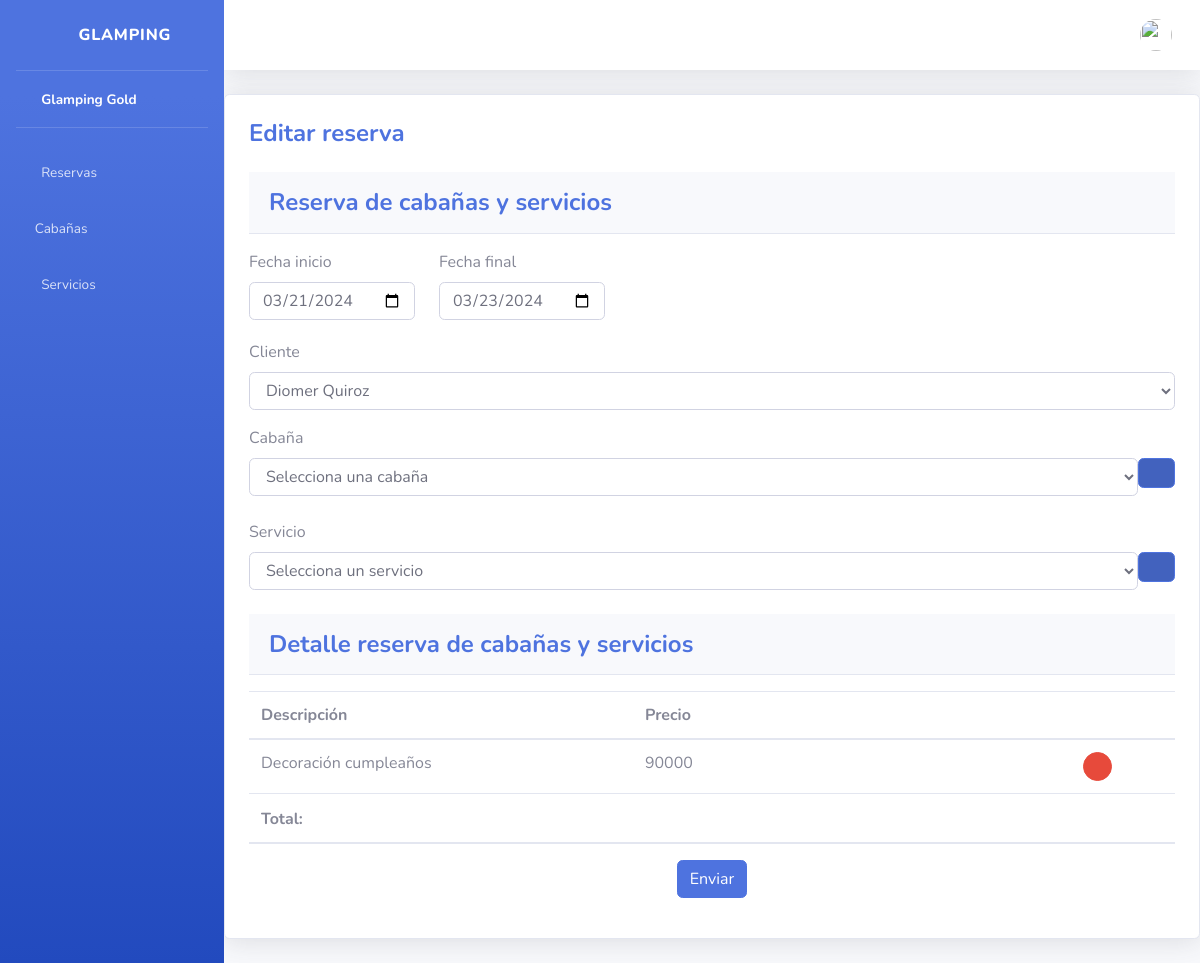
The page /reservas/edit/46/ on the database as committed earlier.
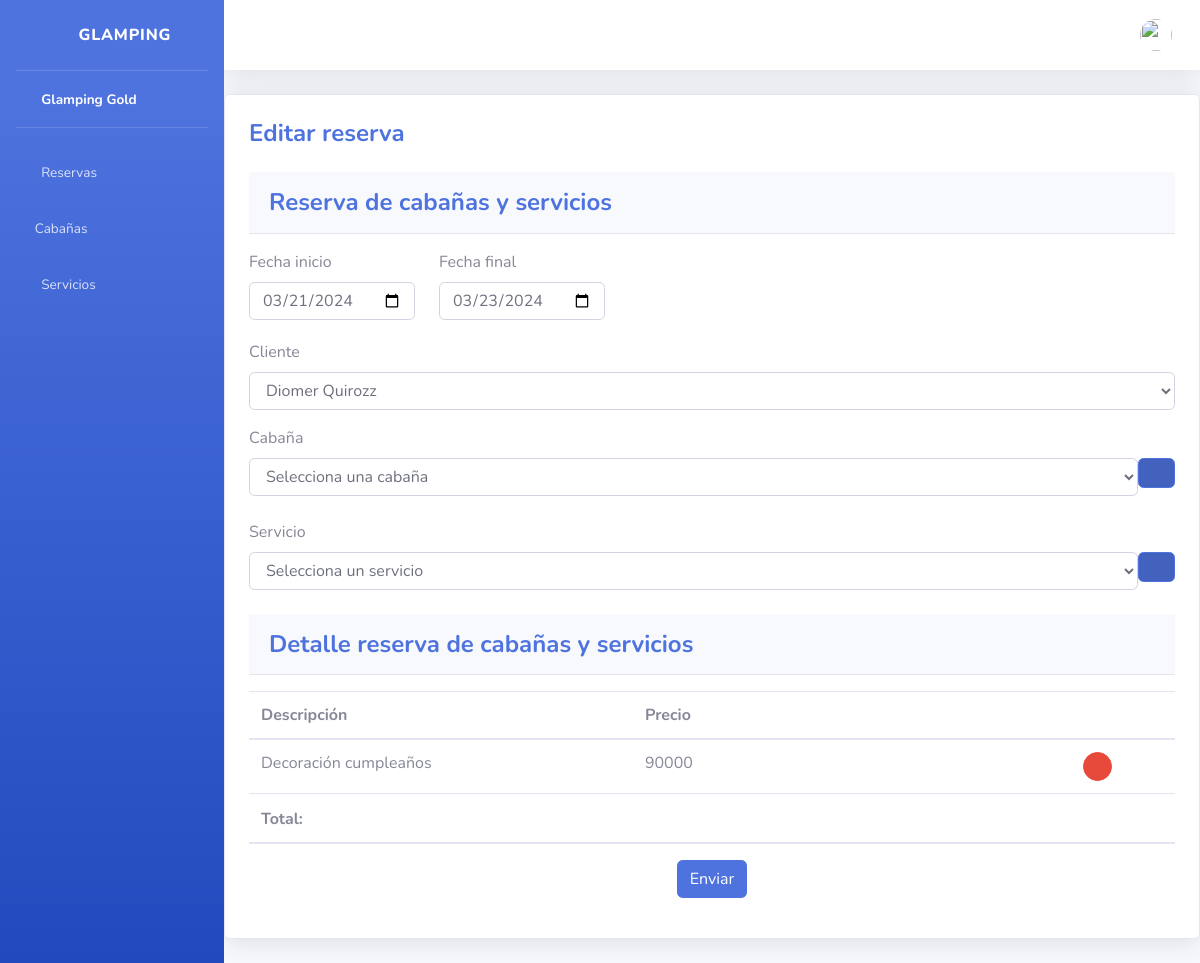
The same page on the database as committed later.
### reservas/models.py (models this page shows, shortened)
class Reserva(models.Model):
    fecha_reserva = models.DateField()
    fecha_inicio = models.DateField()
    fecha_fin = models.DateField()
    precio = models.IntegerField()
    estado = models.CharField(max_length=20, default='Reservado')
    cliente = models.ForeignKey('cliente.Cliente', on_delete= models.DO_NOTHING)

### cliente/models.py (models this page shows, shortened)
class Cliente(models.Model):
    nombre = models.CharField(max_length=255)
    documento = models.IntegerField(unique=True)
    email = models.CharField(max_length=50, unique=True)
    telefone = models.IntegerField(unique=True)
    nacionalidad = models.CharField(max_length=255)
    status = models.BooleanField(default=True)

### reservas/views.py (the view, shortened to what this page needs)
# urls.py: path('edit/<int:reserva_id>/', views.edit_reserva, name='edit_reserva'),
def edit_reserva(request, reserva_id):
    reserva = Reserva.objects.get(pk=reserva_id)
    cliente_list = Cliente.objects.all()
    cabañas_list = Cabaña.objects.all()
    servicios_list = Servicio.objects.all()
    cabañas_asociadas = Reserva_cabaña.objects.filter(id_reserva=reserva)
    servicios_asociados = Reserva_servicio.objects.filter(id_reserva=reserva)
    return render(request, 'reservas/edit.html', {'reserva': reserva, 'cliente_list': cliente_list, 'cabañas_list': cabañas_list, 'servicios_list': servicios_list, 'cabañas_asociadas': cabañas_asociadas, 'servicios_asociados': servicios_asociados})

### templates/reservas/edit.html (shortened to what the changed rows need)
{% extends 'base.html' %}
{% block content %}
<div class="card shadow mb-4 p-4 ">
    <br>
    <form action="" method="post" >
        <div class="d-flex">
            <div class="mb-3">
                <label for="" class="form-label">Fecha inicio</label>
                <input type="date" class="form-control" name="fecha_inicio" id="fecha_inicio" aria-describedby="helpId"
                    placeholder="Ingresa una fecha de inicio" value="{{ reserva.fecha_inicio|date:'Y-m-d' }}">
            </div>
            <div class="mb-3 mx-4">
                <label for="" class="form-label">Fecha final</label>
                <input type="date" class="form-control" name="fecha_fin" id="fecha_fin" aria-describedby="helpId"
                    placeholder="Ingresa una fecha de inicio" value="{{ reserva.fecha_fin|date:'Y-m-d' }}">
            </div>
        </div>
        <div class="mb-3">
            <label for="" class="form-label">Cliente</label>
            <select class="form-control" name="cliente" id="">
                {% for cliente in cliente_list %}
                    <option value="{{ cliente.id }}" {% if cliente.id == reserva.cliente.id %} selected {% endif %}>{{ cliente.nombre }}</option>
                {% endfor %}
            </select>
        </div>
        <div class="table-responsive">
            <table class="table">
                <thead>
                    <tr>
                        <th scope="col">Descripción</th>
                        <th scope="col">Precio</th>
                        <th scope="col"></th>
                    </tr>
                </thead>
                <thead>
                    <tr>
                        <th>Total:</th>
                        <th scope="col"><input class="text-success font-weight-bold" style="border: none;" type="text" name="totalValue" id="totalValue" readonly></th>
                        <th></th>
                    </tr>
                </thead>
            </table>
        </div>
    </form>
</div>
{% endblock %}

Rows that differ between the two databases and show on the page:
changed through a linked row, Reserva: cliente "Diomer Quiroz" → "Diomer Quirozz"
